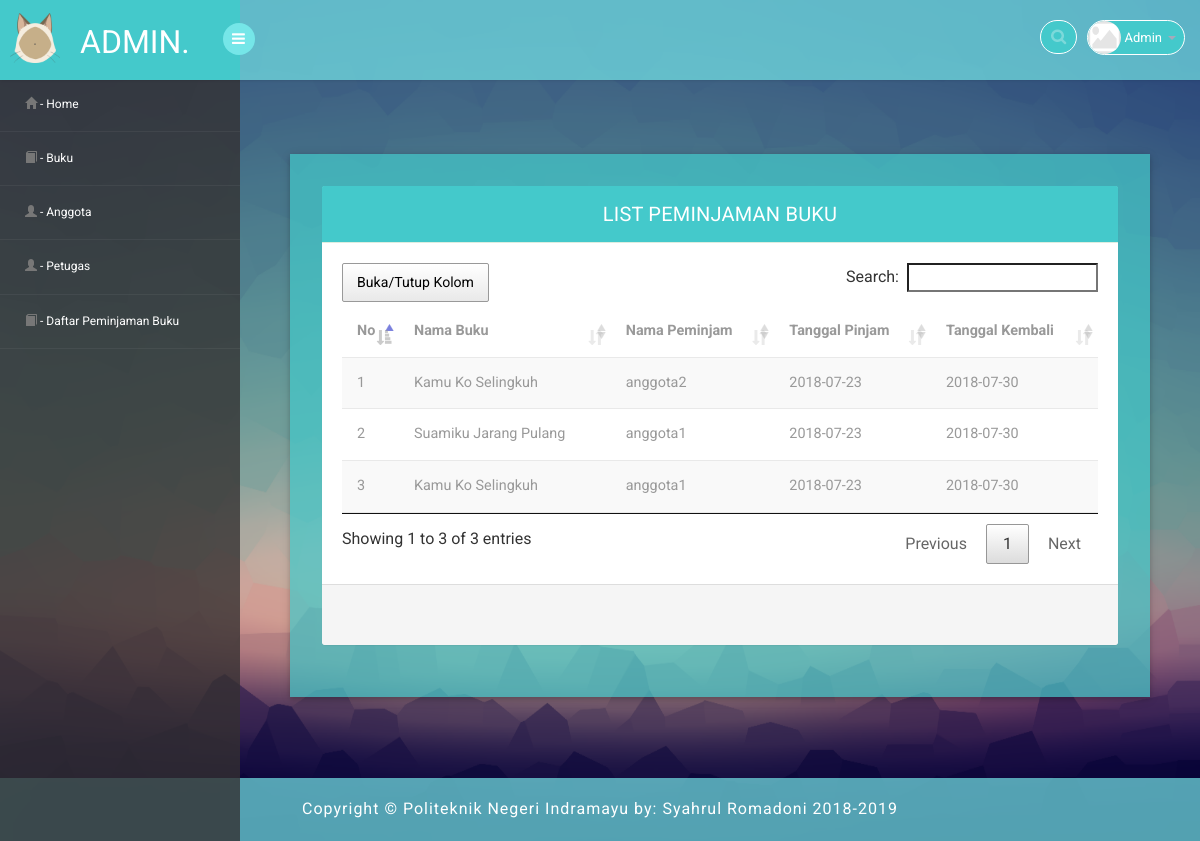
The page /1/media.php?page=daftar_peminjaman_buku (signed in) on the database its author committed.
### tables this page shows
CREATE TABLE `peminjaman` (
  `id` int(11) NOT NULL,
  `id_buku` int(11) NOT NULL,
  `id_anggota` int(11) NOT NULL,
  `tanggal_pinjam` date NOT NULL,
  `tanggal_kembali` date NOT NULL
);

CREATE TABLE `buku` (
  `id` int(11) NOT NULL,
  `nama` varchar(255) NOT NULL,
  `tahun_terbit` year(4) DEFAULT NULL,
  `id_penulis` int(11) DEFAULT NULL,
  `id_penerbit` int(11) DEFAULT NULL,
  `id_kategori` int(11) DEFAULT NULL,
  `sinopsis` text,
  `sampul` varchar(255) DEFAULT NULL,
  `berkas` varchar(255) DEFAULT NULL
);

CREATE TABLE `anggota` (
  `id` int(11) NOT NULL,
  `nama` varchar(255) NOT NULL,
  `alamat` varchar(255) DEFAULT NULL,
  `telepon` varchar(50) DEFAULT NULL,
  `email` varchar(50) DEFAULT NULL,
  `status_aktif` int(11) DEFAULT '0'
);

### 1/halaman/mod_peminjaman_buku/daftar_peminjaman_buku.php (the view, shortened to what this page needs)
<head>
</head>
<?php
    include "../config/koneksi.php";
?>
<div class="row">
	<div class="panel-body">
		<div class="col-md-12 w3ls-graph">
			<div class="agileinfo-grap">
				<div class="panel panel-default">
					<div class="panel-heading">List Peminjaman Buku</div>
					    <div class="table-responsive sr">
					      <table id="anggota" class="table table-striped b-t b-light">
					        <thead>
					          <tr>
					          	<th>No</th>
								<th>Nama Buku</th>
								<th>Nama Peminjam</th>
								<th>Tanggal Pinjam</th>
								<th>Tanggal Kembali</th>
					          </tr>
					        </thead>
					        <tbody>
					        	<?php
									$query  = "SELECT * FROM peminjaman";
									$hasil  = mysqli_query($conn, $query);
									$tampil = mysqli_num_rows($hasil);
									$i = 1;
									if ( $tampil> 0) {
									    while ( $data = mysqli_fetch_assoc($hasil)) {
								?>
								<tr>
									<td><?php echo $i++ ?></td>
									<?php
										$data1 = mysqli_query($conn, "SELECT * FROM buku WHERE id='$data[id_buku]'");
										$id    = mysqli_fetch_array($data1);
										$mp1   = $id['nama'];
									?>
									<td><?php echo $mp1; ?></td>
									<?php
										$data1 = mysqli_query($conn, "SELECT * FROM anggota WHERE id='$data[id_anggota]'");
										$id    = mysqli_fetch_array($data1);
										$mp2   = $id['nama'];
									?>
									<td><?php echo $mp2; ?></td>
									<td><?php echo $data['tanggal_pinjam']; ?></td>
									<td><?php echo $data['tanggal_kembali']; ?></td>
					        	</tr>
					           	<?php
                                    }
                                }
                                ?>
					        </tbody>
					      </table>
					    </div>
					<footer class="panel-footer">
					  	<div class="row">
					  	</div>
					</footer>
				</div>
			</div>
		</div>
	</div>
</div>

### assets/css/style.css (style rules this page uses)
.sr { padding: 20px; }
.row { padding: 20px; }
html, body { font-family: 'Roboto', sans-serif; font-size: 100%; overflow-x: hidden; background: url(../images/bg00.png) no-repeat 0px 0px; background-size:cover; background-repeat: no-repeat; background-attachment: fixed; -webkit-background-size: 100%; }
.panel-heading { position: relative; height: 57px; line-height: 57px; letter-spacing: 0.2px; color: white; font-size: 18px; font-weight: 400; padding: 0 16px; background:#44c9cb; border-top-right-radius: 2px; border-top-left-radius: 2px; text-transform: uppercase; text-align: center; }
.panel { border: none ! important; }
.agileinfo-grap { padding: 2em; background:rgba(68, 201, 203, 0.70); box-shadow: 0 2px 5px 0 rgba(0, 0, 0, 0.16), 0 2px 10px 0 rgba(0, 0, 0, 0.12); }
.table>thead>tr>th { border-bottom: 1px solid #e1ab91 ! important; }
.table>tbody>tr>td, .table>tbody>tr>th, .table>tfoot>tr>td, .table>tfoot>tr>th, .table>thead>tr>td, .table>thead>tr>th { border-bottom: 1px solid #e9e9e9 ! important; }
.table > thead > tr > th, .table > tbody > tr > th, .table > tfoot > tr > th, .table > thead > tr > td, .table > tbody > tr > td, .table > tfoot > tr > td { border-top: none !important; }
.table td, .table>tbody>tr>td, .table>tbody>tr>th, .table>tfoot>tr>td, .table>tfoot>tr>th, .table>thead>tr>td, .table>thead>tr>th { padding: 15px!important; }
.table > thead > tr > th, .table > tbody > tr > th, .table > tfoot > tr > th, .table > thead > tr > td, .table > tbody > tr > td, .table > tfoot > tr > td { font-size: 0.9em; color: #999; border-top: none !important; }
.panel-default>.panel-heading { color: white ! important; background-color: #44c9cb ! important; border-color: #ddede0 ! important; font-size: 20px; }

### rows shown on the page
peminjaman: id_buku.nama "Kamu Ko Selingkuh", id_anggota.nama "anggota2", tanggal_pinjam "2018-07-23", tanggal_kembali "2018-07-30"
peminjaman: id_buku.nama "Suamiku Jarang Pulang", id_anggota.nama "anggota1", tanggal_pinjam "2018-07-23", tanggal_kembali "2018-07-30"
peminjaman: id_buku.nama "Kamu Ko Selingkuh", id_anggota.nama "anggota1", tanggal_pinjam "2018-07-23", tanggal_kembali "2018-07-30"

### other values the page prints
$_SESSION['username'] "Admin"
